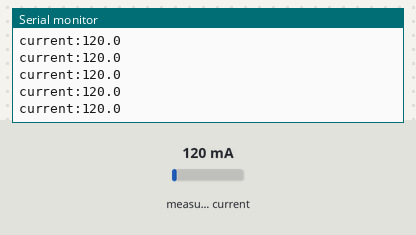
This sketch was run on a simulated ESP32-C3. On the bench: the last lines printed to the serial monitor. Inputs (shaded band) come from the test bench; at power-on: measured current 120 mA.

Above: at 1.2 s.
1.3 s: measured current set to 40 mA
At 2.3 s:
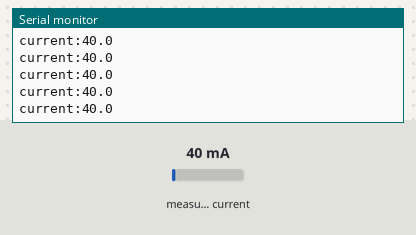
2.8 s: measured current set to 500 mA
At 3.5 s:
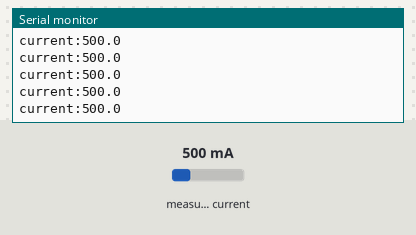
Timing chart, 0 to 5.8 s (numbered marks = the images above; inputs shaded):
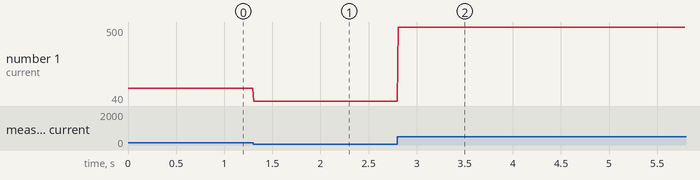

The sketch:

lolin_c3_mini_ina219_plot_I.ino
```cpp
#include <Wire.h>
#include <Adafruit_INA219.h>

Adafruit_INA219 ina219;

void setup() {
    Serial.begin(115200);
    Wire.begin(8, 10);
    Wire.setClock(400000);

    if (!ina219.begin()) {
        Serial.println("INA219 init failed");
        while (1);
    }
}

void loop() {
    float current = ina219.getCurrent_mA();

    Serial.print("current:");
    Serial.println(current, 1);

    delay(10);
}
```

Measured:
- after the input at 1.3 s, the serial monitor: prints a new line at once (image 1)
- after the input at 2.8 s, the serial monitor: prints a new line at once (image 2)
- plotted number 1: 120 → 40 after the input at 1.3 s, 40 → 500 after the input at 2.8 s
